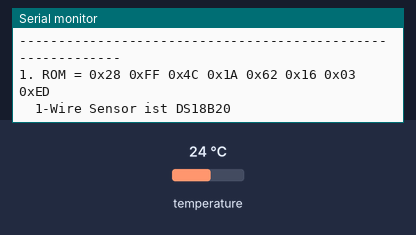
A sketch run on a simulated Arduino Uno, built with avr-gcc and run on an emulated ATmega328P. On the bench: the last lines printed to the serial monitor. The test bench sets the inputs (shaded band); at power-on: temperature 24 °C.

Above: at 3.6 s.
3.7 s: temperature set to 12 °C
At 5.2 s:
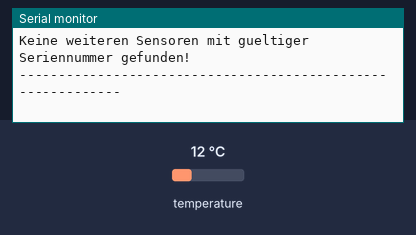
7.7 s: temperature set to 28 °C
At 8.6 s:
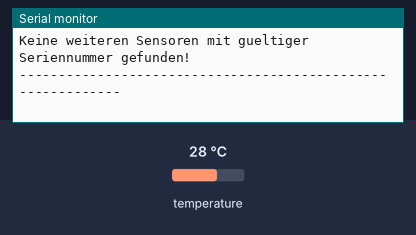
11.2 s: temperature set to 33 °C
At 12.1 s:
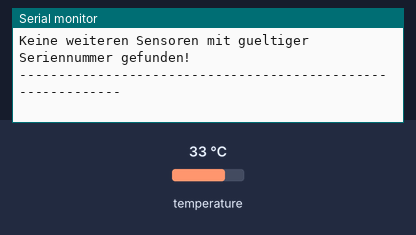
14.6 s: temperature set to 7 °C
At 15.5 s:
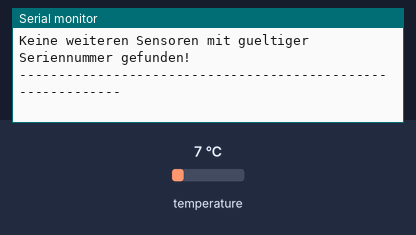
18.1 s: temperature set to 10 °C
At 18.9 s:
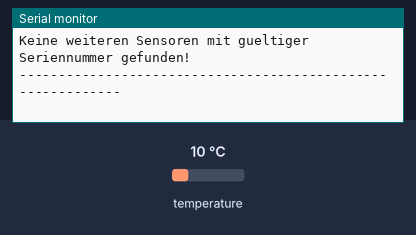
21.5 s: temperature set to 8 °C
At 22.4 s:
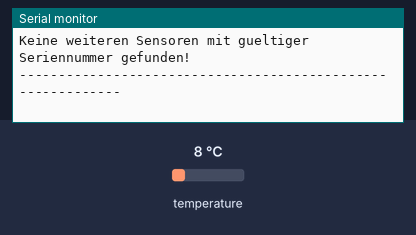
Timing chart, 0 to 24.5 s (numbered marks = the images above; inputs shaded):
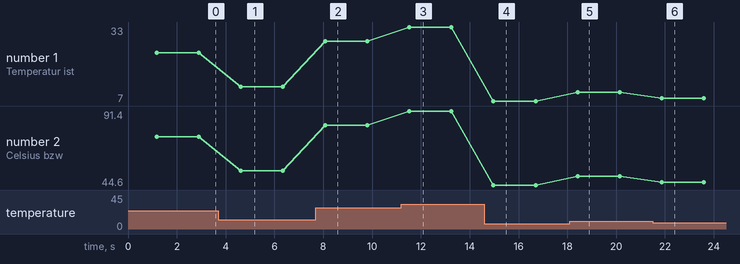

The sketch:

DS1820Temperature.ino
```cpp
/*******************************************************************************/
/* DS1820Temperature - Ein universeller Sketch zur Temperaturanzeige von bis
 * zu 127 1-Wire Sensoren der Baureihe DS1820, DS18S20, DS1822 und DS18B20 über
 * den seriellen Monitor. Bei der DS1820 Familie ist dabei eine 9-bit Auflösung
 * sowie 9 bis 12-bit beim DS18B20 Sensor berücksichtigt. Ein Mischbetrieb
 * verschiedener Sensoren obiger Baureihen ist problemlos möglich.
 *
 * Getestet mit:         Arduino Uno
 *                       Arduino IDE 1.63
 *
 * Referenz:             http://www.pjrc.com/teensy/td_libs_OneWire.html
 *
 * Original Autor:       Paul Stoffregen, Beispiel DS18x20_temperature
 *
 * Modifiziert von:      http://www.arduinio-hannover.de
 *                       Arduino Treffpunkt Hannover
 * Autor:                Olaf Meier
 *                       https://electronicfreakblog.wordpress.com/
 *
 * Hardware Verbindung:  Ardu  -  Sensor DS18xx
 *                       GND   -  Pin 1
 *                       DP7   -  Pin 2 (4.7k Pullup verbunden mit 5V)
 *                       5V    -  Pin 3
 *                                 _____
 *                                /     \  Frontansicht auf Laserbeschriftung
 *                                -------
 *                                |  |  |
 *                                1  2  3
 *                                |  |  |
 *                               GND D Vdd
 *
 * Ergänzungen:          Erweiterung der Auflösung des DS1820 von 9 auf 12 Bit
 *
 */
/*******************************************************************************/
/*******************************************************************************/
/***   Deklaration globaler Konstanten, Variablen, Import von Bibliotheken   ***/
/*******************************************************************************/
/***  Software Version und Datum  ***/
const char* sketchname            =  "DS1820Temperature";
const char* revision              =  "R.1.1";
const char* author                =  "www.arduino-hannover.de";
const char* creator               =  "Olaf Meier";
const char* date                  =  "01.11.2015";
/*******************************************************************************/
/***  Deklariere Konstanten und Variablen für diesen Sketch  ***/
const unsigned int BAUDRATE       =  9600;         // Serieller Monitor Baud Rate

#include <OneWire.h>                               // DS1820 Bibliothek einbinden
const byte TEMPSENSORPIN          =  7;            // DS1820 Datenpin mit DP7 verbinden
OneWire oneWire(TEMPSENSORPIN);                    // Object oneWire an DP7 erzeugen
byte noOfSensor = 0;                               // Zähler für Anzahl Sensoren
/***  Im Sketch unterstützte 1-Wire Temperatursensoren Maxim DS18xx  ***/
const byte DS18S20ID              =  0x10;         // Family code of DS1820/DS18S20
const byte DS18B20ID              =  0x28;         // Family code of DS18B20
const byte DS1822ID               =  0x22;         // Family code of DS1822
/*******************************************************************************/
/*******************************************************************************/
void setup() {
  /***  Starte den seriellen Monitor und warte auf Daten zur Ausgabe  ***/
  Serial.begin(BAUDRATE);
  /***  Zeige einmalig allgemeine Informationen zum Sketch  ***/
  Serial.print(sketchname);
  Serial.print(" ");                               // Leerzeichen
  Serial.print(revision);
  Serial.print(" ");                               // Leerzeichen
  Serial.print(date);
  Serial.print("\n\r");                            // Neue Zeile, Return
  Serial.print(author);
  Serial.print("  ");
  Serial.println(creator);
  Serial.print("\n\r");                            // Neue Zeile, Return
  /*****************************************************************************/
 /* Der nachfolgende Teil der Setup Routine ist optional und dient nur dem Test
  * verschiedener Auflösungen des DS18B20 Sensors. DS1820 und DS18S20
  * unterstützen diese Funktion nicht! Dieser Teil kann daher ignoriert werden.
  * Bei Verwendung eines DS18B20 kann die standardmäßige Auflösung von 12 Bit
  * auch auf 11, 10, oder 9 Bit reduziert werden. Ein Vorteil dabei ist die
  * geringere Konversionszeit des Sensors.
  * In Byte 4 des Scratchpads stehen zur Einstellung der Auflösung des Sensors
  * die Bits 5 (R0) und 6 (R1) zur Verfügung. Da die Daten im Scratchpad des
  * Sensors flüchtig sind und hier nicht explizit ins EEPROM gerettet werden,
  * kann hier relativ gefahrlos experimentiert werden. Weitere Details sind
  * dazu auch im Datenblatt zu finden. Bei dem Kommando müssen immer
  * 3 Bytes geschrieben werden, die Alarmschwellen der Temperatur HIGH und
  * LOW sowie das Konfigurationsbyte mit den beiden Bits zur Einstellung der
  * gewünschten Auflösung.
  * Zur Vereinfachung des Sketches muss die Adresse des gewünschten Sensors
  * manuell in das nachfolgende Array DS18B20ADDRESS[8] eingetragen werden.
  * Die nachfolgenden 6 Zeilen Code müssen nun dazu aktiviert werden sowie
  * eine der letzten 4 Zeilen dieses Blockes mit der gewünschte Auflösung. Es
  * darf nur eine Auflösung aktiviert werden, die anderen bleiben auskommentiert!
  */
//const byte DS18B20ADDRESS[8]    = {0x28, 0x61, 0x4F, 0x51, 0x04, 0x00, 0x00, 0xA5};
//oneWire.reset();
//oneWire.select(DS18B20ADDRESS);                  // Select your desired device
//oneWire.write(0x4E);                             // Command to write Scratchpad
//oneWire.write(0x4B);                             // Write Alarm HIGH
//oneWire.write(0x46);                             // Write Alarm LOW
//oneWire.write(0x7F);                             // Schreibe 12-bit Konfiguration
//oneWire.write(0x5F);                             // Schreibe 11-bit Konfiguration
//oneWire.write(0x3F);                             // Schreibe 10-bit Konfiguration
//oneWire.write(0x1F);                             // Schreibe 9-bit Konfiguration
 /*
  *                                    MSB                    LSB
  *                           Bit:      7  6   5   4  3  2  1  0
  * Konfigurationsregister Byte 4:      0  R1  R0  1  1  1  1  1
  *
  * Sollte wider Erwarten an dieser Stelle etwas doch nicht ganz klappen, so muss
  * nur kurz die Stromversorgung getrennt werden, um den Sensor mit seinen
  * Standard Konfigurationsdaten mit 12-bit Auflösung neu zu starten.
  */
  /*****************************************************************************/
}                                                  // Ende der Setup Routine (Einmalig)
/*******************************************************************************/
/*******************************************************************************/
void loop() {
  byte i;                                          // Hilfsvariable für Schleife
  boolean present = false;                         // true wenn Sensor gefunden
  boolean typeOfSensor;                            // 1=DS1820/S20; 0=DS1822/B20
  byte data[9];                                    // Array für 9 Byte Scratchpad
  byte address[8];                                 // Array 8 Byte für ROM Adresse
  float celsius, fahrenheit;
  /***  Prüfe auf verfügbare Sensoren, schreibe Seriennummer in Adress Array  ***/
  if (!oneWire.search(address)) {                  // Suche nach allen DS18xx
    Serial.println();
    Serial.println("Keine weiteren Sensoren mit gueltiger Seriennummer gefunden!");
    Serial.println("------------------------------------------------------------");
    oneWire.reset_search();                        // Kein neuer Fund, Suche zurücksetzen
    delay(500);                                    // Verzögerung für bessere Lesbarkeit
    noOfSensor = 0;                                // Gerätezähler zurücksetzen
    return;
  }
  /***  Drucke alle ROM Codes und zeige Typ des Sensors, Addresse und CRC  ***/
  Serial.print(noOfSensor += 1);
  Serial.print(". ");
  Serial.print("ROM =");
  for (i = 0; i < 8; i++) {
    Serial.write(' ');                             // Leerzeichen
    /***  Zeige 0x für Hexwerte mit ggf. führender 0  ***/
    Serial.print("0x");
    if (address[i] <= 0xF)                         // Drucke führende 0
    {
      Serial.print("0");
    }
    Serial.print(address[i], HEX);                 // Drucke Hexwerte
  }
  /***  CRC von jedem Sensor auf Gültigkeit prüfen  ***/
  if (OneWire::crc8(address, 7) != address[7]) {
    Serial.println("CRC ungueltig!");
    return;
  }
  Serial.println();
  /***  Das erste ROM Byte enthält den Sensortyp und bestimmt damit  ***/
  /***  auch die Art und Weise der Temperaturauswertung  ***/
  switch (address[0]) {
    case DS18S20ID:
      Serial.println("  1-Wire Sensor ist DS1820/DS18S20");
      typeOfSensor = 1;                            // Typ 1 gemäß Byte 0
      break;
    case DS18B20ID:
      Serial.println("  1-Wire Sensor ist DS18B20");
      typeOfSensor = 0;                            // Typ 0 gemäß Byte 0
      break;
    case DS1822ID:
      Serial.println("  1-Wire Sensor ist DS1822");
      typeOfSensor = 0;                            // Typ 0 gemäß Byte 0
      break;
    default:
      Serial.println("Unbekannter Sensor!");
      return;
  }
  /*****************************************************************************/
  /***  Starte Konvertierung der Temperatur auch mit parasitärer Versorgung  ***/
  oneWire.reset();
  oneWire.select(address);
  oneWire.write(0x44, 1);                          // Temp.Konvertiertung, parasitär
  /***  Die Konvertierung der Temperatur im Sensor benötigt bis zu 750ms  ***/
  delay(1000);                                     // 750ms sollten auch reichen
  /***  Wähle Scratchpad anhand der ermittelten Adresse und lese Daten aus  ***/
  present = oneWire.reset();
  oneWire.select(address);
  oneWire.write(0xBE);                             // Kommando Lese Scratchpad
  /***  Zeige 9 Bytes des jeweiligen Scratchpads aller gefundenen Sensoren  ***/
  Serial.print("  Data = ");
  for ( i = 0; i < 9; i++) {                       // 9 Byte Array auslesen
    data[i] = oneWire.read();
    Serial.print(data[i], HEX);                    // Werte Hexadezimal anzeigen
    Serial.print(" ");                             // Leerstelle drucken
  }
  /***  Überprüfe CRC aller vom Scratchpad eingelesenen 9 Bytes  ***/
  Serial.print("  CRC = ");
  Serial.print(OneWire::crc8(data, 8), HEX);       // CRC Check (data, length) HEX
  Serial.println();
  /*****************************************************************************/
  /***  Berechnung der Temperatur aus HIGH-Byte 1 und LOW-Byte 0 (Temperatur)  ***/
  /***  Der Umrechnungsfaktor ist abhängig von Sensor und Auflösung  ***/
  float factor = 0.0;                              // Factor depends on device
  int16_t tmp;                                     // Store 16-bit raw temperature
  /***  Prüfe auf DS1820 oder DS18S20 und erzeuge eine 16-bit Int Variable  ***/
  if (typeOfSensor == 1) {                         // Nur bei DS1820 oder DS18S20
    tmp = ((data[1] << 8) + data[0]);              // Generiere ein 16-bit Int tmp
    factor = 0.5;                                  // 0.5°C / Bit bei 9 Bit Aufl.
    float temp = tmp * factor;                     // Berechne temp
  }
  /***  Wenn kein DS1820 / DS18S20, dann muss es ein DS1822 / DS18B20 sein  ***/
  else {
    /***  Prüfe die beiden Flags Bit 5/6 mit der Auflösung im Byte 4  ***/
    byte resolutionBits = data[4] & B01100000;     // Maskiere Bit 5 und 6
    /***  Als Dezimalzahl 0, 32, 64 oder 96 sind folgende Maskierungen ***/
    /***  entsprechend einer 9-, 10-, 11- oder 12-bit Auflösung möglich  ***/
    /***  Unbenutzte Bits haben keinen definierten Status! Daher auf 0 setzen  ***/
    switch (resolutionBits) {
      case 0:
        Serial.println("  Auflösung ist 9 Bit!");
        data[0] = data[0] & B11111000;             // Maskiere Bits für 9 Bit Auflösung
        break;
      case 32:
        Serial.println("  Auflösung ist 10 Bit!");
        data[0] = data[0] & B11111100;             // Maskiere Bits für 10 Bit Auflösung
        break;
      case 64:
        Serial.println("  Auflösung ist 11 Bit!");
        data[0] = data[0] & B11111110;             // Maskiere Bits für 11 Bit Auflösung
        break;
      case 96:
        Serial.println("  Auflösung ist 12 Bit!"); // Volle 12-bit Auflösung
        break;
      default:
        Serial.println("  Unbekannte Auflösung!");
        break;
    }
    tmp = ((data[1] << 8) + data[0]);              // Generiere 16-bit Int tmp
    factor = 0.0625;                               // 12-bit = 0,0625°C / Bit
  }
  /***  Berechne die Temperatur basierend auf der festgestellten Auflösung  ***/
  float temp = tmp * factor;                       // Auflösung 9 bis 12 Bit
  Serial.print("  Temperatur ist ");
  Serial.print(temp);
  Serial.print(" Celsius bzw. ");
  fahrenheit = temp * 1.8 + 32.0;
  Serial.print(fahrenheit);
  Serial.println(" Fahrenheit");
}                                                  // Ende der Loop Routine (Endlos)
/*******************************************************************************/
/*******************************************************************************/
```

Measured:
- after the input at 3.7 s, the serial monitor: prints a new line after 0.85 s (image 1)
- after the input at 7.7 s, the serial monitor: prints a new line after 0.30 s (image 2)
- after the input at 11.2 s, the serial monitor: prints a new line after 0.25 s (image 3)
- after the input at 14.6 s, the serial monitor: prints a new line after 0.30 s (image 4)
- after the input at 18.1 s, the serial monitor: prints a new line after 0.25 s (image 5)
- after the input at 21.5 s, the serial monitor: prints a new line after 0.30 s (image 6)
- plotted number 1: 28 → 33 after the input at 11.2 s, 10 → 8 after the input at 21.5 s
- plotted number 2: 75.2 → 53.6 after the input at 3.7 s, 53.6 → 82.4 after the input at 7.7 s, 82.4 → 91.4 after the input at 11.2 s, 91.4 → 44.6 after the input at 14.6 s, 44.6 → 50 after the input at 18.1 s
